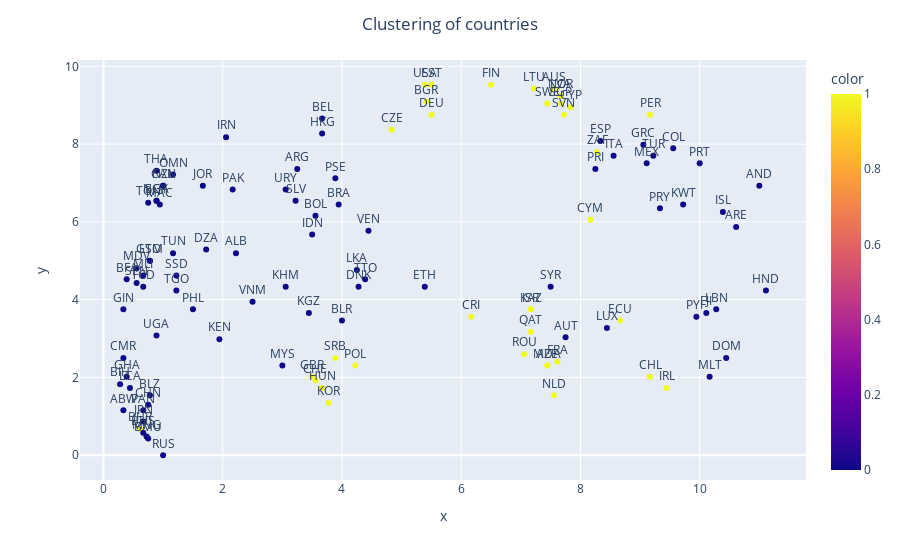

This figure's notebook cell:
### Code cell


### Figure 1 — Plotly figure (JSON) as saved in the notebook; plotly's stock layout.template omitted (floating-point values rounded to 4 significant figures)
{"data": [{"hovertemplate": "x=%{x}<br>y=%{y}<br>text=%{text}<br>color=%{marker.color}<extra></extra>", "legendgroup": "", "marker": {"color": [0, 0, 0, 0, 0, 1, 0, 1, 0, 0, 1, 1, 0, 0, 0, 0, 0, 0, 0, 0, 1, 1, 0, 0, 0, 1, 1, 1, 1, 1, 0, 0, 0, 1, 0, 0, 1, 0, 1, 0, 1, 1, 0, 0, 0, 0, 0, 0, 1, 0, 1, 0, 0, 1, 0, 0, 0, 1, 0, 0, 0, 1, 0, 0, 0, 0, 0, 1, 0, 1, 0, 1, 0, 0, 0, 0, 0, 0, 0, 1, 1, 0, 0, 0, 0, 1, 0, 1, 0, 0, 0, 0, 0, 1, 1, 0, 0, 1, 0, 1, 0, 1, 1, 0, 0, 0, 0, 0, 0, 0, 0, 0, 0, 1, 0, 0, 1], "coloraxis": "coloraxis", "symbol": "circle"}, "mode": "markers+text", "name": "", "orientation": "v", "showlegend": false, "text": ["ABW", "ALB", "AND", "ARE", "ARG", "AUS", "AUT", "AZE", "BEL", "BFA", "BGR", "BHR", "BHS", "BIH", "BLR", "BLZ", "BMU", "BOL", "BRA", "CAN", "CHE", "CHL", "CHN", "CMR", "COL", "CRI", "CYM", "CYP", "CZE", "DEU", "DNK", "DOM", "DZA", "ECU", "EGY", "ESP", "EST", "ETH", "FIN", "FJI", "FRA", "GBR", "GHA", "GIN", "GRC", "GTM", "HKG", "HND", "HUN", "IDN", "IRL", "IRN", "ISL", "ISR", "ITA", "JOR", "JPN", "KAZ", "KEN", "KGZ", "KHM", "KOR", "KWT", "LBN", "LCA", "LKA", "LSO", "LTU", "LUX", "LVA", "MAC", "MDA", "MDV", "MEX", "MLI", "MLT", "MNG", "MYS", "NGA", "NLD", "NOR", "NZL", "OMN", "PAK", "PAN", "PER", "PHL", "POL", "PRI", "PRT", "PRY", "PSE", "PYF", "QAT", "ROU", "RUS", "SEN", "SGP", "SLV", "SRB", "SSD", "SVN", "SWE", "SYR", "TCD", "TGO", "THA", "TON", "TTO", "TUN", "TUR", "UGA", "URY", "USA", "VEN", "VNM", "ZAF"], "textposition": "top center", "type": "scatter", "x": [0.3333, 2.222, 11, 10.61, 3.25, 7.556, 7.75, 7.444, 3.667, 0.3889, 5.417, 0.6111, 0.6667, 0.2778, 4, 0.7778, 0.75, 3.556, 3.944, 1, 3.556, 9.167, 0.75, 0.3333, 9.556, 6.167, 8.167, 7.833, 4.833, 5.5, 4.278, 10.44, 1.722, 8.667, 0.8889, 8.333, 5.5, 5.389, 6.5, 10.11, 7.611, 3.5, 0.3889, 0.3333, 9.056, 0.7778, 3.667, 11.11, 3.667, 3.5, 9.444, 2.056, 10.39, 7.167, 8.556, 1.667, 0.6667, 7.167, 1.944, 3.444, 3.056, 3.778, 9.722, 10.28, 0.4444, 4.25, 0.7778, 7.222, 8.444, 7.667, 0.9444, 7.444, 0.5556, 9.111, 0.6667, 10.17, 0.7222, 3, 0.8889, 7.556, 7.667, 1, 1.167, 2.167, 0.6667, 9.167, 1.5, 4.222, 8.25, 10, 9.333, 3.889, 9.944, 7.167, 7.056, 1, 0.5556, 7.667, 3.222, 3.889, 1.222, 7.722, 7.444, 7.5, 0.6667, 1.222, 0.8889, 0.75, 4.389, 1.167, 9.222, 0.8889, 3.056, 5.389, 4.444, 2.5, 8.278], "xaxis": "x", "y": [1.155, 5.196, 6.928, 5.87, 7.361, 9.43, 3.031, 2.309, 8.66, 4.523, 9.093, 0.6736, 0.5774, 1.828, 3.464, 1.54, 0.433, 6.158, 6.447, 6.928, 1.925, 2.021, 1.299, 2.502, 7.89, 3.56, 6.062, 8.949, 8.372, 8.756, 4.33, 2.502, 5.292, 3.464, 6.543, 8.083, 9.526, 4.33, 9.526, 3.657, 2.406, 2.021, 2.021, 3.753, 7.987, 5.004, 8.275, 4.234, 1.732, 5.677, 1.732, 8.179, 6.255, 3.753, 7.698, 6.928, 0.866, 3.753, 2.983, 3.657, 4.33, 1.347, 6.447, 3.753, 1.732, 4.763, 5.004, 9.43, 3.272, 9.238, 6.447, 2.309, 4.811, 7.506, 4.619, 2.021, 0.4811, 2.309, 6.543, 1.54, 9.238, 6.928, 7.217, 6.832, 1.155, 8.756, 3.753, 2.309, 7.361, 7.506, 6.351, 7.121, 3.56, 3.175, 2.598, 0, 4.426, 9.045, 6.543, 2.502, 4.619, 8.756, 9.045, 4.33, 4.33, 4.234, 7.313, 6.495, 4.523, 5.196, 7.698, 3.079, 6.832, 9.526, 5.774, 3.945, 7.794], "yaxis": "y"}], "layout": {"coloraxis": {"colorbar": {"title": {"text": "color"}}, "colorscale": [[0, "#0d0887"], [0.1111, "#46039f"], [0.2222, "#7201a8"], [0.3333, "#9c179e"], [0.4444, "#bd3786"], [0.5556, "#d8576b"], [0.6667, "#ed7953"], [0.7778, "#fb9f3a"], [0.8889, "#fdca26"], [1, "#f0f921"]]}, "legend": {"tracegroupgap": 0}, "margin": {"t": 60}, "title": {"text": "Clustering of countries", "x": 0.5}, "xaxis": {"anchor": "y", "domain": [0, 1], "title": {"text": "x"}}, "yaxis": {"anchor": "x", "domain": [0, 1], "title": {"text": "y"}}}}
